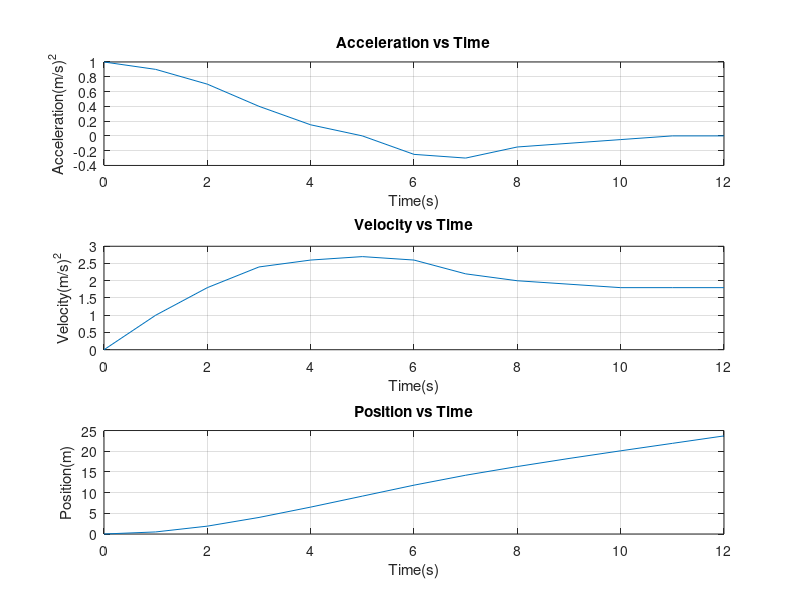

Write MATLAB code to recreate this figure.
%project 3 part 2
%detrivate/integral - Analyzing Position, Velocity, and Acceleration

%Determine the acceleration function by using the central difference estimation of the derivative.
time = 0:12;
velocity = [0 1 1.8 2.4 2.6 2.7 2.6 2.2 2 1.9 1.8 1.8 1.8];

deltaT = time(2)-time(1); %is always 1 second
n = length(velocity);

%Initiallize acceraltion and position when started
x(1)=0;
acc(1)=0;

%% xf = xi + 0.5 * (vi + vf) * deltaT;
%acc = (vf-vi)/2*deltaT
for i = 2:n-1
    acc(i) = (velocity(i+1)-velocity(i-1))/(2*deltaT);
end
%solve for end points
acc(1) = (velocity(2)-velocity(1))/(deltaT);
acc(n) = (velocity(n)-velocity(n-1))/(deltaT);


%xf = xi + 0.5 * (vi + vf) * deltaT;
for i = 2:n
    x(i) = x(i-1)+0.5*(velocity(i)+velocity(i-1))*deltaT;
end

%% ploting 
subplot(3,1,1)
plot(time,acc)
title("Acceleration vs Time")
xlabel("Time(s)")
ylabel("Acceleration(m/s)^2")
grid on

subplot(3,1,2)
plot(time,velocity)
title("Velocity vs Time")
xlabel("Time(s)")
ylabel("Velocity(m/s)^2")
grid on

subplot(3,1,3)
plot(time,x)
title("Position vs Time")
xlabel("Time(s)")
ylabel("Position(m)")
grid on